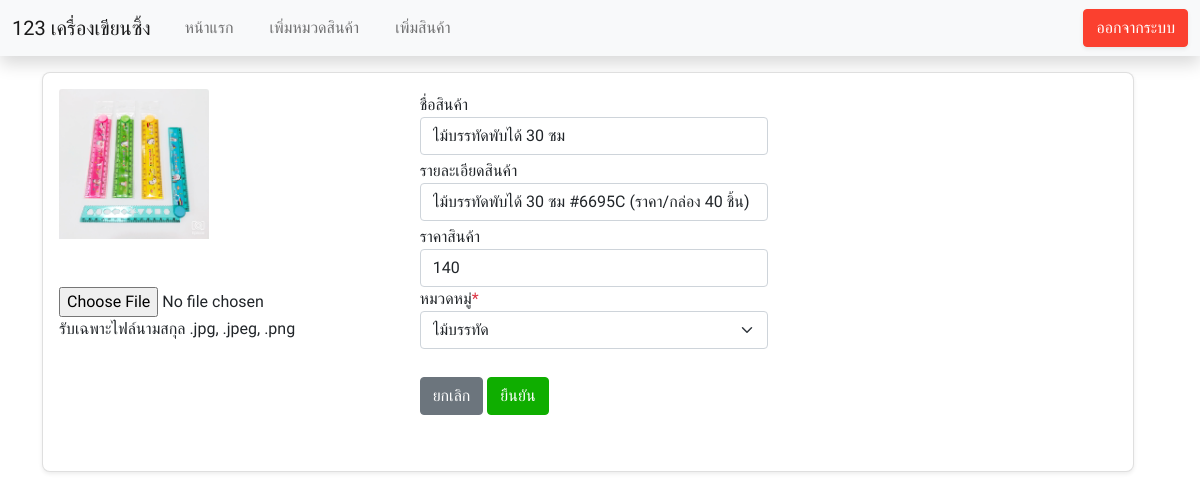
The page /views/edit_item.php?target=1643471859 on the database its author committed.
### tables this page shows
CREATE TABLE `item_detail` (
  `item_id` int(11) NOT NULL COMMENT 'item id',
  `cate_id` int(50) NOT NULL,
  `item_name` varchar(50) NOT NULL COMMENT 'name of the item',
  `image_name` varchar(50) NOT NULL COMMENT 'image if item',
  `item_prince` int(11) NOT NULL,
  `type` varchar(50) NOT NULL,
  `item_detail` varchar(500) NOT NULL COMMENT 'detail if the item'
);

### views/edit_item.php (the view, shortened to what this page needs)
<!DOCTYPE html>
<html lang="en">
<head>
    <link href="https://cdn.jsdelivr.net/npm/bootstrap@5.0.2/dist/css/bootstrap.min.css" rel="stylesheet">
    <link rel="stylesheet" href="../assets/css/font.css">
    <link rel="stylesheet" href="../assets/css/style.css">
</head>
<body>
    <?php
        include "header.php";
    ?>
    <div class="container-xl my-3">
        <div class="row">
        <div class="row">
        <form method="POST" action="../../work7/process/updateItem.php?op=edit" enctype="multipart/form-data">
            <div class="row ">
                <div class="col-lg-12">
                    <div class="card shadow-sm " style="min-height: 400px; ">
                        <div class="card-body ">
                        <div class="row">
                                <div class="col-md-4">
                                <?php
                                    include '../../work7/process/connect.php';
                                    $id=$_GET["target"];
                                    $sql_allitem = "SELECT * FROM item_detail WHERE item_id=$id";
                                    $result_allid = mysqli_query($connect, $sql_allitem);
                                    while($row2 = mysqli_fetch_array($result_allid)) {
                                        echo '<img src="../images/'.$row2["image_name"].'" class="card-img-top" alt="..." style="width: 150px;">';
                                    };
                                ?>
                                <br>
                                <br>
                                <br>
                                <div class="basic-form">
                                    <input type="file" name="fileImage" id="fileImage" accept=".jpg, .jpeg, .png">
                                    <p>รับเฉพาะไฟล์นามสกุล .jpg, .jpeg, .png</p>
                                </div>
                                </div>
                                <div class="col-md-8">
                                    <?php
                                        include '../../work7/process/connect.php';
                                        $id=$_GET["target"];
                                        $sql_allitem = "SELECT * FROM item_detail WHERE item_id=$id";
                                        $result_allid = mysqli_query($connect, $sql_allitem);
                                        $row2 = mysqli_fetch_array($result_allid);
                                    ?>
                                    <div class="col-lg-6 col-md-12 col-sm-12 mt-1">
                                        <label for="text">ชื่อสินค้า</label>
                                        <input type="text" class="form-control" name="item_name" value="<?php echo $row2["item_name"];?>">
                                    </div>
                                    <div class="col-lg-6 col-md-12 col-sm-12 mt-1">
                                        <label for="text">รายละเอียดสินค้า</label>
                                        <input type="text" class="form-control" name="item_detail" value="<?php echo $row2["item_detail"];?>">
                                    </div>
                                    <div class="col-lg-6 col-md-12 col-sm-12 mt-1">
                                        <label for="text">ราคาสินค้า</label>
                                        <input type="number" class="form-control" name="item_prince" value="<?php echo $row2["item_prince"];?>">
                                    </div>
                                    <div class="col-lg-6 col-md-12 col-sm-12">
                                            <label for="text">หมวดหมู่<span class="text-danger">*</span></label>
                                                <select name="cate_id" class="form-control form-select" required>
                                                <?php echo '<option value="'.$row2["cate_id"].'">'.$row2["type"].'</option>'; ?>
                                                </select>
                                    </div>
                                    <br>
                                    <div class="col-lg-6 col-md-12 col-sm-12 mt-1">
                                        <button type="button" class="btn btn-secondary" data-bs-dismiss="modal">ยกเลิก</button>
                                        <button  class="btn btn-success" type="submit">ยืนยัน</button>
                                    </div>
                                </div>
                            </div>
                        </div>
                    </div>
                </div>
            </div>
        </form>
    </div>
</div>
</body>
</html>

### assets/css/style.css (style rules this page uses)
.card { border-radius: .5rem; }
.btn-success { color: #fff; background-color: #0fae00; border-color: #0fae00; }

### rows shown on the page
item_detail: image_name (picture), item_name "ไม้บรรทัดพับได้ 30 ซม", item_detail "ไม้บรรทัดพับได้ 30 ซม #6695C (ราคา/กล่อง 40 ชิ้น)", item_prince "140", cate_id "ไม้บรรทัด"
